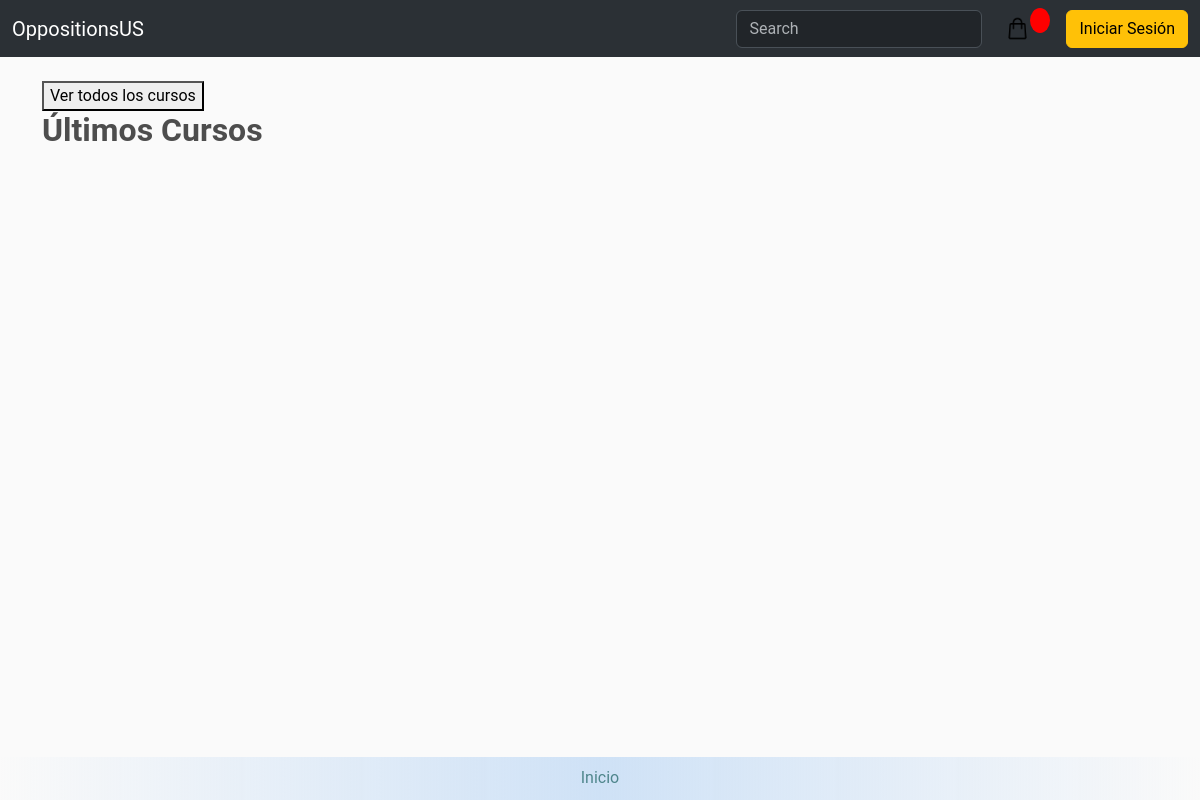
/, run on an earlier commit of the app's database.
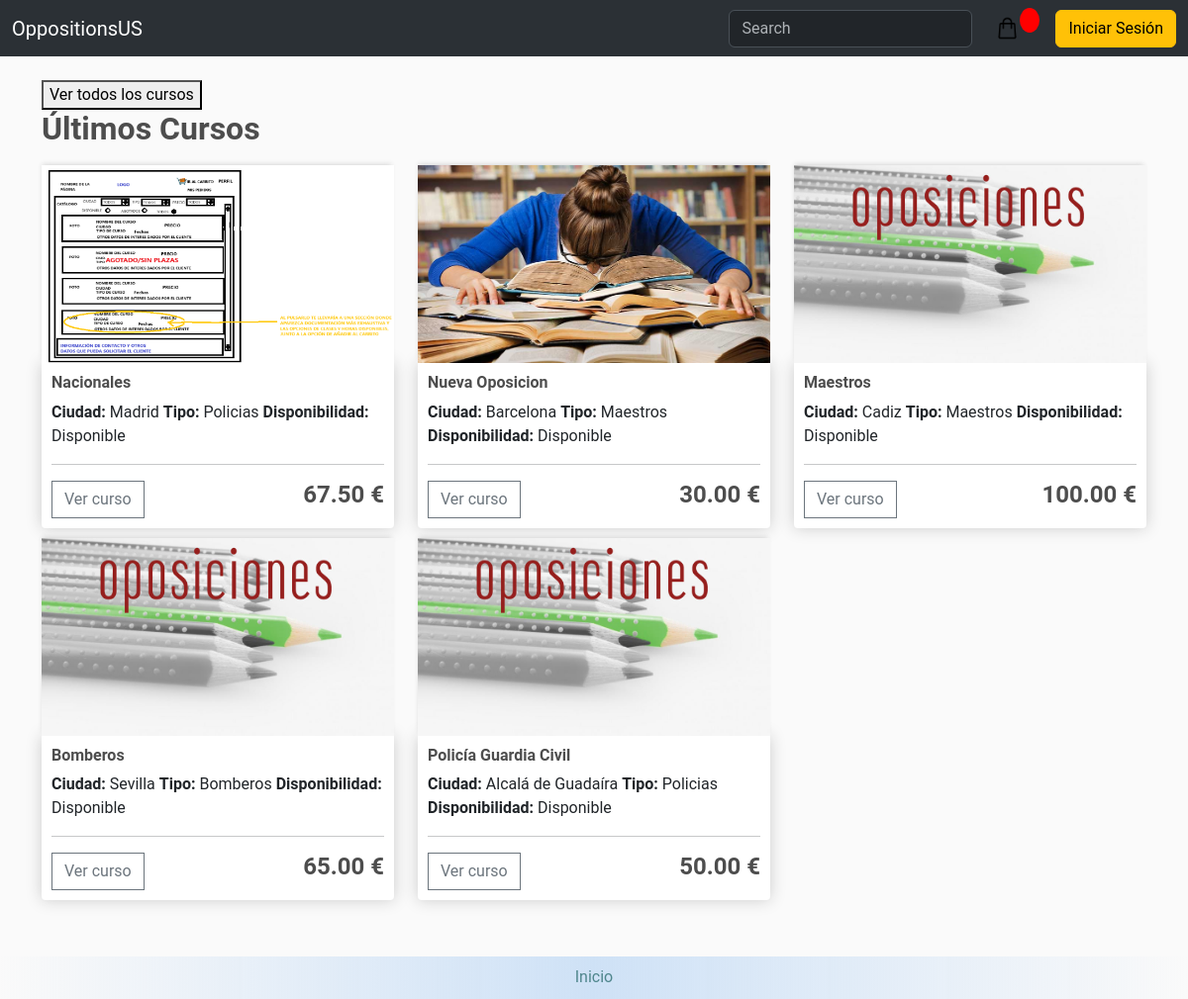
And on a later commit of the database.
### store/models.py (models this page shows, shortened)
class Course(models.Model):
    name = models.CharField(max_length=200, null=False, blank=False)
    image = models.ImageField(upload_to='courses')
    price = models.DecimalField(max_digits=7, decimal_places=2, null=False, blank=False, validators=[MinValueValidator(0)])
    details = models.CharField(max_length=200, null=True, blank=True)
    city = models.CharField(max_length=200, null=False, blank=False)
    course_type = models.ForeignKey(CourseType, null=True, on_delete=models.SET_NULL)
    is_available = models.BooleanField(default=True)
    start_date = models.DateField(null=False, blank=False)
    end_date = models.DateField(null=False, blank=False)
    class Meta:
        verbose_name = 'Course'
        verbose_name_plural = 'Courses'
        ordering = ['name']

class CourseType(models.Model):
    name = models.CharField(max_length=50, unique=True, null=False, blank=False)
    def __str__(self):
        return self.name
    class Meta:
        verbose_name = 'Course type'
        verbose_name_plural = 'Course types'
        ordering = ['name']

### store/views.py (the view)
# urls.py: path('',views.showcase, name='showcase'),
def showcase(request):
    courses_preview = Course.objects.order_by('-id')[:5]
    context = {
        'courses_preview': courses_preview,
    }
    return render(request, 'store/preview.html', context)

### store/templates/store/preview.html (shortened to what this page needs)
{% extends 'store/main.html' %}
{% load static %}
{% block content %}
<div class="row">
    <form action="{% url 'store' %}" method="get">
        <button type="submit">Ver todos los cursos</button>
    </form>
    <h2><strong>Últimos Cursos</strong></h2>
    {% for course in courses_preview %}
        <div class="col-lg-4">
            <a href="{% url 'details' course.id %}">
                {% if course.image %}
                    <img class="thumbnail" src="{{ course.image.url }}">
                {% else %}
                    <img class="thumbnail" src="/products/placeholder.png">
                {% endif %}
            </a>
            <div class="box-element product">
                <h6><strong>{{ course.name }}</strong></h6>
                <h8><strong>Ciudad:</strong> {{ course.city }}</h8>
                <h8><strong>Tipo:</strong> {{ course.course_type }}</h8>
                <h8><strong>Disponibilidad:</strong> {{ course.is_available|yesno:"Disponible,No disponible" }}</h8>
                <hr>
                <a href="{% url 'details' course.id %}">
                    <button class="btn btn-outline-secondary add-btn">Ver curso</button>
                </a>
                <h4 style="display: inline-block; float: right;"><strong>
                    {{ course.price|floatformat:2 }} €
                </strong></h4>
            </div>
        </div>
    {% endfor %}
</div>
{% endblock content %}

### store/templates/store/main.html (shortened to what this page needs)
<!DOCTYPE html>
{% load static %}
<html>
    <head>
        <link rel="stylesheet" type="text/css" href="{% static 'css/main.css' %}">
        <link href="https://cdn.jsdelivr.net/npm/bootstrap@5.3.2/dist/css/bootstrap.min.css" rel="stylesheet">
        <link rel="stylesheet" type="text/css" href="{% static 'css/main.css' %}">
    </head>
     <body>
        <nav class="navbar navbar-expand-lg bg-primary bg-body-tertiary" data-bs-theme="dark">
          <div class="container-fluid">
            <a class="navbar-brand" href="{% url 'store' %}">OppositionsUS</a>
            <div class="collapse navbar-collapse" id="navbarSupportedContent">
              <form class="d-flex" action="/" method="get" role="search">
                <input class="form-control me-2" type="search" placeholder="Search" aria-label="Search" name="q">
              </form>
              <a href="{% url 'cart' %}">
                  <img id="cart-icon" src="{% static 'images/cart.png' %}">
              </a>
              <p id="cart-total">{{ cartItems }}</p>
              {% if not user.is_authenticated %}
                  <a href="{% url 'login' %}"class="btn btn-warning ms-lg-3 rounded-2">Iniciar Sesión</a>
              {% endif %}
            </div>
          </div>
        </nav>
        <main class="flex-shrink-0">
          <div class="container">
                <br>
                {% block content %}
                {% endblock content %}
          </div>
        </main>
        <footer>
            <a href="/">Inicio</a>
        </footer>
    </body>
</html>

### static/css/main.css (style rules this page uses)
body { background-color: hsl(0, 0%, 98%); font-family: 'Roboto', 'Helvetica Neue', Arial, sans-serif; display: flex; flex-direction: column; min-height: 100vh; }
h1,h2,h3,h4,h5,h6 { color:hsl(0, 0%, 30%); }
.box-element { box-shadow:hsl(0, 0%, 80%) 0 0 16px; background-color: #fff; border-radius: 4px; padding: 10px; }
.thumbnail { width: 100%; height: 200px; -webkit-box-shadow: -1px -3px 5px -2px rgba(214,214,214,1); -moz-box-shadow: -1px -3px 5px -2px rgba(214,214,214,1); box-shadow: -1px -3px 5px -2px rgba(214,214,214,1); }
.product { border-radius: 0 0 4px 4px; }
#cart-icon { width:25px; display: inline-block; margin-left: 15px; }
#cart-total { display: block; text-align: center; color:#fff; background-color: red; width: 20px; height: 25px; border-radius: 50%; font-size: 14px; }
.col-lg-4, .col-lg-6, .col-lg-8, .col-lg-12 { margin-top: 10px; }
.btn { border-radius: 0; }
main { padding-bottom: 100px; }
footer { position: fixed; left: 0; bottom: 0; width: 100%; background: rgb(255,255,255); background: linear-gradient(90deg, rgba(255,255,255,0) 0%, rgba(197,220,245,0.8225490879945728) 50%, rgba(255,255,255,0) 100%); color: white; text-align: center; margin-top: auto; padding: 0.6em; }
footer a { color: #4f868c; text-decoration: none; }
.form-control { width: 100%; }

What changed in the data, as far as the page shows it:
added Course: image (picture), name "Nacionales", city "Madrid", course_type "Policias", is_available "Disponible", price "67.50"
added Course: image (picture), name "Nueva Oposicion", city "Barcelona", course_type "Maestros", is_available "Disponible", price "30.00"
added Course: image (placeholder picture), name "Maestros", city "Cadiz", course_type "Maestros", is_available "Disponible", price "100.00"
added Course: image (placeholder picture), name "Bomberos", city "Sevilla", course_type "Bomberos", is_available "Disponible", price "65.00"
added Course: image (placeholder picture), name "Policía Guardia Civil", city "Alcalá de Guadaíra", course_type "Policias", is_available "Disponible", price "50.00"
